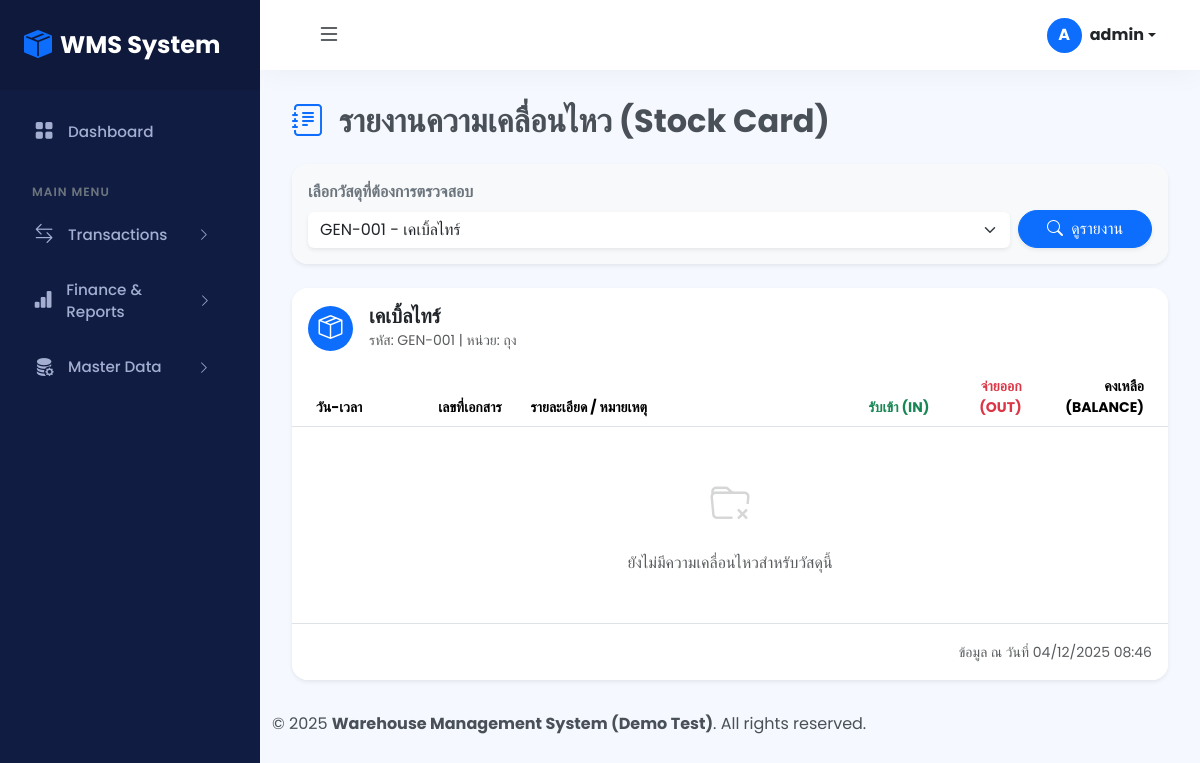
Screenshot of /admin/report_stock_card.php?material_id=6 (signed in) with the database file from the repository.
### tables this page shows
CREATE TABLE `materials` (
  `id` int(11) NOT NULL,
  `item_code` varchar(50) NOT NULL,
  `name` varchar(255) NOT NULL,
  `description` text DEFAULT NULL,
  `unit` varchar(20) NOT NULL,
  `image_path` varchar(255) DEFAULT NULL COMMENT 'พาทเก็บรูปภาพสินค้า',
  `drawing_file_path` varchar(255) DEFAULT NULL COMMENT 'พาทเก็บไฟล์ Drawing (PDF, DWG)',
  `min_stock_level` decimal(10,2) DEFAULT 0.00,
  `max_stock_level` decimal(10,2) DEFAULT 0.00,
  `default_location_id` int(11) DEFAULT NULL,
  `status` enum('Active','InActive','Obsolete') NOT NULL DEFAULT 'Active',
  `category_id` int(11) DEFAULT NULL COMMENT 'FK ไปตาราง material_categories',
  `preferred_supplier_id` int(11) DEFAULT NULL COMMENT 'FK ไปตาราง suppliers',
  `lead_time_days` int(3) DEFAULT 0 COMMENT 'ระยะเวลาที่ใช้ในการสั่งซื้อ (วัน)',
  `is_serial_tracking` tinyint(1) NOT NULL DEFAULT 0 COMMENT '1=คุม Serial, 0=ไม่คุม'
);

### admin/report_stock_card.php (the view, shortened to what this page needs)
<?php
require_once '../includes/header.php';
$sql_materials = "SELECT id, item_code, name FROM materials ORDER BY item_code ASC";
$materials_result = $conn->query($sql_materials);
$mat_info = null;
$selected_material_id = isset($_GET['material_id']) ? (int)$_GET['material_id'] : 0;
if ($selected_material_id > 0) {
    $mat_info = $conn->query("SELECT * FROM materials WHERE id = $selected_material_id")->fetch_assoc();
}
?>
<div class="d-flex justify-content-between align-items-center mb-4">
    <h2 class="mb-0 fw-bold"><i class="bi bi-journal-text me-2 text-primary"></i> รายงานความเคลื่อนไหว (Stock Card)</h2>
</div>
<div class="card shadow-sm mb-4 border-0 rounded-4">
    <div class="card-body bg-light rounded-4">
        <form action="report_stock_card.php" method="GET" class="row g-2 align-items-end">
            <div class="col-md-10">
                <label for="material_id" class="form-label fw-bold text-secondary">เลือกวัสดุที่ต้องการตรวจสอบ</label>
                <select name="material_id" id="material_id" class="form-select shadow-sm border-0" onchange="this.form.submit()">
                    <?php
                    if($materials_result) {
                        $materials_result->data_seek(0);
                        while($mat = $materials_result->fetch_assoc()):
                    ?>
                        <option value="<?php echo $mat['id']; ?>"
                                <?php echo ($selected_material_id == $mat['id']) ? 'selected' : ''; ?>>
                            <?php echo htmlspecialchars($mat['item_code'] . " - " . $mat['name']); ?>
                        </option>
                    <?php endwhile; } ?>
                </select>
            </div>
            <div class="col-md-2">
                <button type="submit" class="btn btn-primary w-100 shadow-sm rounded-pill">
                    <i class="bi bi-search me-1"></i> ดูรายงาน
                </button>
            </div>
        </form>
    </div>
</div>
<?php if ($mat_info): ?>
    <div class="card shadow-sm border-0 rounded-4 overflow-hidden">
        <div class="card-header bg-white border-bottom-0 py-3">
            <div class="d-flex align-items-center">
                <div class="bg-primary text-white rounded-circle d-flex align-items-center justify-content-center me-3" style="width: 45px; height: 45px;">
                    <i class="bi bi-box-seam fs-4"></i>
                </div>
                <div>
                    <h5 class="mb-0 fw-bold text-dark"><?php echo htmlspecialchars($mat_info['name']); ?></h5>
                    <span class="text-muted small">รหัส: <?php echo htmlspecialchars($mat_info['item_code']); ?> | หน่วย: <?php echo htmlspecialchars($mat_info['unit']); ?></span>
                </div>
            </div>
        </div>
        <div class="card-body p-0">
            <div class="table-responsive">
                <table class="table table-hover align-middle mb-0">
                    <thead class="bg-light">
                        <tr class="text-uppercase small text-secondary">
                            <th class="ps-4" style="width: 15%;">วัน-เวลา</th>
                            <th style="width: 10%;">เลขที่เอกสาร</th>
                            <th style="width: 35%;">รายละเอียด / หมายเหตุ</th>
                            <th class="text-end text-success" style="width: 10%;">รับเข้า (IN)</th>
                            <th class="text-end text-danger" style="width: 10%;">จ่ายออก (OUT)</th>
                            <th class="text-end pe-4 fw-bold" style="width: 15%;">คงเหลือ (Balance)</th>
                        </tr>
                    </thead>
                    <tbody>
                        <?php
                        $has_data = false;
                        ?>
                            <?php
                        if (!$has_data):
                        ?>
                            <tr>
                                <td colspan="6" class="text-center py-5 text-muted">
                                    <i class="bi bi-folder-x fs-1 d-block mb-3 opacity-25"></i>
                                    ยังไม่มีความเคลื่อนไหวสำหรับวัสดุนี้
                                </td>
                            </tr>
                        <?php endif; ?>
                    </tbody>
                </table>
            </div>
        </div>
        <div class="card-footer bg-white border-top-0 py-3 text-end">
            <small class="text-muted">ข้อมูล ณ วันที่ <?php echo date('d/m/Y H:i'); ?></small>
        </div>
    </div>
<?php elseif(isset($_GET['material_id'])): ?>
    <div class="alert alert-warning m-3 shadow-sm border-0">
        <i class="bi bi-exclamation-triangle-fill me-2"></i> ไม่พบข้อมูลวัสดุที่ระบุ
    </div>
<?php endif; ?>
<?php
require_once '../includes/footer.php';
?>

### style.css (style rules this page uses)
:root { --sidebar-bg: #111c43; --sidebar-color: #a3aed1; --sidebar-active-bg: #1b2a59; --sidebar-active-color: #fff; --body-bg: #f5f8fe; --primary-color: #3b7ddd; --sidebar-width: 260px; --navbar-height: 70px; --card-radius: 16px; }
body { font-family: 'Poppins', sans-serif; background-color: var(--body-bg); margin: 0; overflow-x: hidden; color: #495057; }
.card { border: none; box-shadow: 0 0 0.875rem 0 rgba(33, 40, 50, 0.05); border-radius: var(--card-radius); }

### rows the page displays
materials: name "เคเบิ้ลไทร์", item_code "GEN-001", unit "ถุง"

### other values shown
mb_substr($user_name, 0, 1, 'UTF-8') "A"
$user_name "admin"
form field material_id "GEN-001 - เคเบิ้ลไทร์"
